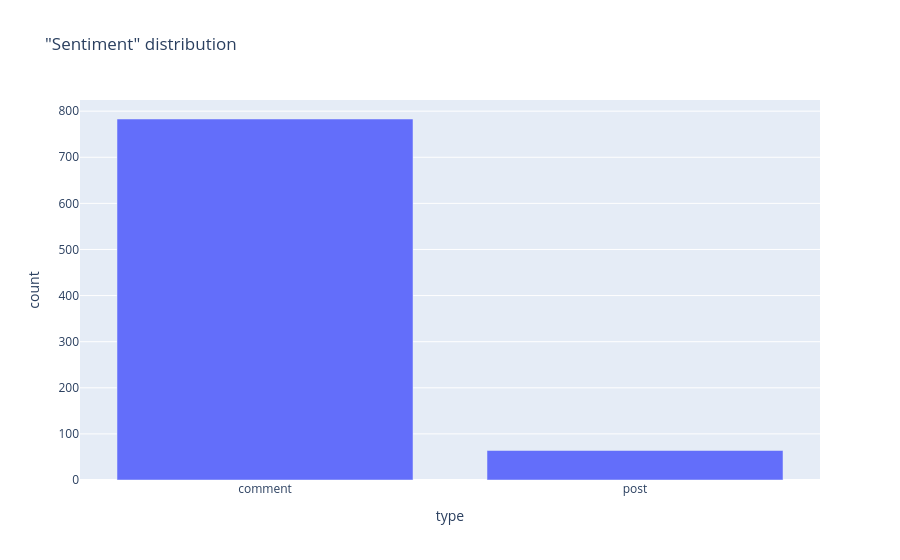

The notebook cell saved with this chart:
### Code cell
temp = pd.DataFrame(df.type.value_counts()).reset_index()

fig = px.bar(temp,
             x='type',
             y='count',
             title='"Sentiment" distribution',
             )
fig.show()

### Figure 1 — Plotly figure (JSON) as saved in the notebook; plotly's stock layout.template omitted (floating-point values rounded to 4 significant figures)
{"data": [{"hovertemplate": "type=%{x}<br>count=%{y}<extra></extra>", "legendgroup": "", "marker": {"color": "#636efa", "pattern": {"shape": ""}}, "name": "", "orientation": "v", "showlegend": false, "textposition": "auto", "type": "bar", "x": ["comment", "post"], "xaxis": "x", "y": [783, 64], "yaxis": "y"}], "layout": {"barmode": "relative", "legend": {"tracegroupgap": 0}, "title": {"text": "\"Sentiment\" distribution"}, "xaxis": {"anchor": "y", "domain": [0, 1], "title": {"text": "type"}}, "yaxis": {"anchor": "x", "domain": [0, 1], "title": {"text": "count"}}}}
